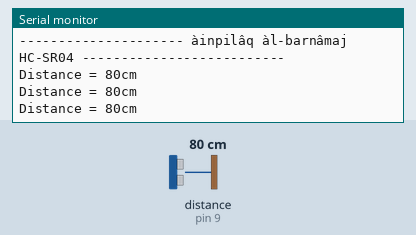
This sketch was run on a simulated Arduino Uno, built with avr-gcc and run on an emulated ATmega328P. On the bench: the last lines printed to the serial monitor. Wiring (inferred from the names in the program): ultrasonic range finder: trigger pin 8; echo pin 9. The test bench sets the inputs (shaded band); at power-on: distance to the obstacle (sensor on pin 9) 80 cm. The echo pulse lasts 58.3 µs per cm.

Above: at 1.3 s.
1.4 s: distance to the obstacle (sensor on pin 9) set to 2 cm
At 2.0 s:
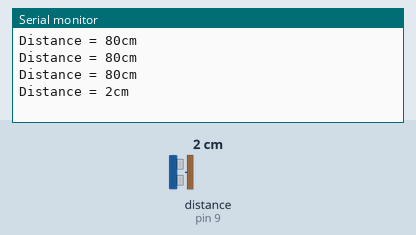
2.9 s: distance to the obstacle (sensor on pin 9) set to 4 cm
At 3.5 s:
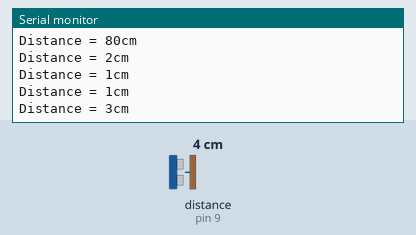
Timing chart, 0 to 5.9 s (numbered marks = the images above; inputs shaded):
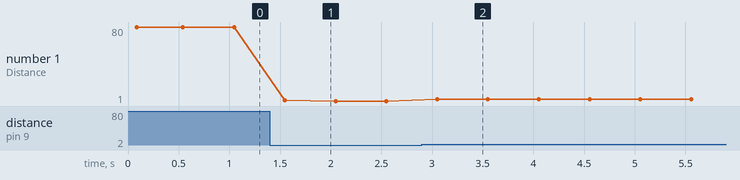

Measured:
- after the input at 1.4 s, the serial monitor: prints a new line after 0.15 s (image 1)
- after the input at 2.9 s, the serial monitor: prints a new line after 0.15 s (image 2)
- plotted number 1: 80 → 1 after the input at 1.4 s, 1 → 3 after the input at 2.9 s

The sketch:

HC_SR04_Demo.ino
```cpp
#define TPin 8      //Trig_pin
#define EPin 9      //Echo_pin

void setup()
{
  pinMode(TPin,OUTPUT);       // tatbît àl-moläqî TPin min àajl àl-àisdâr (trigger)
  pinMode(EPin,INPUT);        // tatbît àl-moläqî EPin min àajl àl-tälaqï li-àl-caéâ (echo)
  Serial.begin(9600);         // tatbît àl-àirsâl àl-tasalsoliy  9600
  Serial.println("--------------------- àinpilâq àl-barnâmaj HC-SR04 --------------------------");
}

void loop()
{
  long duration = Trigger_And_Receive_Echo();   // àicdâr wa àistiqbâl àl-cadâ
  long distance = ComputeDistanceFromDuration(duration); // uisâb àl-masâfat
  Serial.print("Distance = ");
  Serial.print(distance);
  Serial.println("cm");
  delay(500);// yomkinoka ta3dîl àl-däwrat
}

long ComputeDistanceFromDuration(long time)
{
  long distance;
  distance = time /29 / 2  ;     // distance  = ((Duration of high level)*(Sonic :340m/s))/2
  return distance;
}

long Trigger_And_Receive_Echo()
{
  digitalWrite(TPin, LOW);
  delayMicroseconds(2);
  digitalWrite(TPin, HIGH);
  delayMicroseconds(10);
  digitalWrite(TPin, LOW);
  long microseconds = pulseIn(EPin,HIGH);   // àintiêâr talaqïî àl-mawjat àl-cawtiyät wa uisâb earè àl-àiçart bi millisecond fi àl-molaqï TPin
  return microseconds;                    // àirjâe modät safar àl-cawt bi millisconds
}
```
